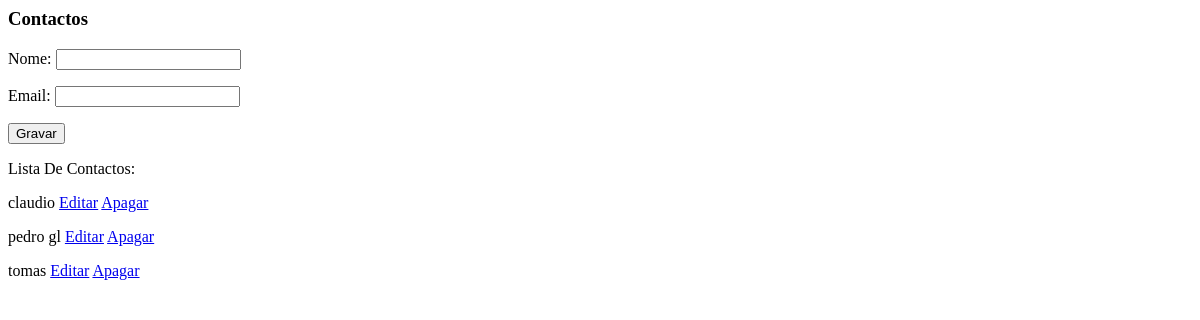
/guardaContacto (signed in), run on an earlier commit of the app's database.
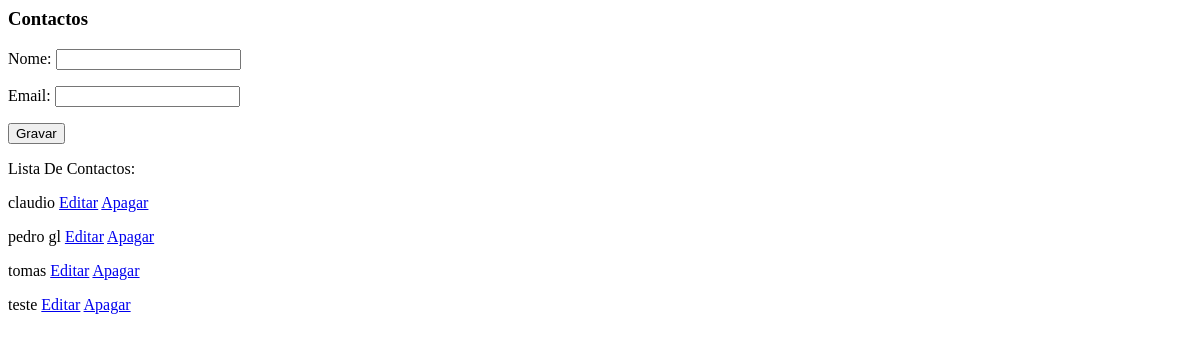
And on a later commit of the database.
### tec_noticias/models.py (models this page shows, shortened)
class Contacto(models.Model):
    nome = models.CharField(max_length=40)
    email = models.CharField(max_length=40)

### tec_noticias/views.py (the view)
# urls.py: path('guardaContacto', views.guarda_contacto, name='guardaContacto'),
def guarda_contacto(request):
    form = contactForm(request.POST or None)
    if form.is_valid():
        form.save()
        return HttpResponseRedirect(reverse('tec_noticias:home'))
    context = {
        'form': form,
        'contactos': Contacto.objects.all(),
    }
    return render(request, 'website/contact.html', context)

### tec_noticias/forms.py
class contactForm(ModelForm):
    class Meta:
        model = Contacto
        fields = '__all__'

### tec_noticias/templates/website/contact.html (shortened to what this page needs)
<h3>Contactos</h3>
    {% if user.is_authenticated %}
            <form action="{% url 'tec_noticias:guardaContacto' %}" method="post">
        {{ form.as_p  }}
        <input type="submit" value="Gravar" class="btn btn-success" >
    </form>
    <p>Lista De Contactos:</p>
    {% for contacto in contactos %}
        <p>
           {{ contacto.nome }}
           <a href="{% url 'tec_noticias:edita_contacto' contacto.email %}" class="btn btn-warning">Editar</a>
           <a href="{% url 'tec_noticias:apaga_contacto' contacto.email %}" role="button" class="btn btn-danger">Apagar</a>
        </p>
   {% endfor %}
    {% else %}
        <p>Faça Login Para Ter acesso aos Contactos</p>
    {% endif %}

What changed in the data, as far as the page shows it:
added Contacto: nome "teste"
